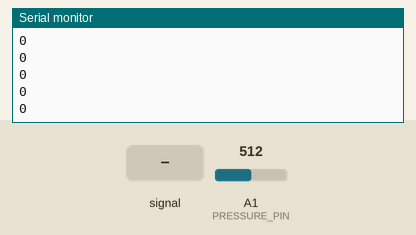
The sketch below on a simulated Arduino Uno, built with avr-gcc and run on an emulated ATmega328P. On the bench: the last lines printed to the serial monitor. The test bench sets the inputs (shaded band); at power-on: A1 (PRESSURE_PIN) = 512.

Above: at 2.2 s.
2.3 s: A1 (PRESSURE_PIN) fed a 200 Hz sine of ±81 counts around its level
3.8 s: A1 (PRESSURE_PIN) set to 716
At 4.8 s:
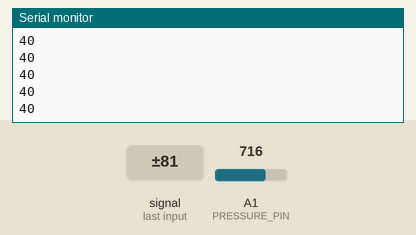
5.3 s: A1 (PRESSURE_PIN) set to 900
At 6.2 s:
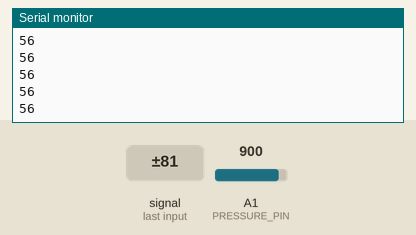
Timing chart, 0 to 8.3 s (numbered marks = the images above; inputs shaded):
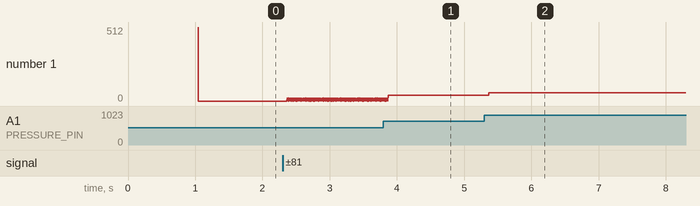

Measured:
- after the input at 3.8 s, the serial monitor: prints a new line after 0.07 s (image 1)
- after the input at 5.3 s, the serial monitor: prints a new line after 0.07 s (image 2)
- plotted number 1: 0 → 40 after the input at 3.8 s, 40 → 56 after the input at 5.3 s

The sketch:

airSpeed.ino
```cpp
#include "Pressure.h"

#define PRESSURE_PIN A1

Pressure MPXV7002DP(PRESSURE_PIN);

void setup() {
Serial.begin(9600);
Serial.println("init...");
int val = MPXV7002DP.Init();
Serial.println("init done!");
Serial.println(val);
}

void loop() {
int val2 = MPXV7002DP.GetAirSpeed();
Serial.println(val2);
}
```
